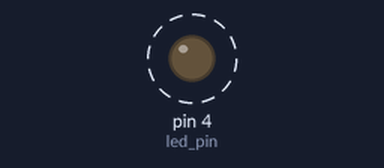
This program was run on a simulated MicroPython board. Shown: output pins drawn as LEDs (lit = HIGH). Dashed ring = blinking. What the program prints to the serial console is not drawn.

Above: at 0.5 s.
Timing chart, 0 to 4.6 s (numbered marks = the images above):
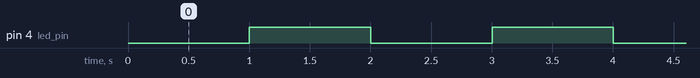

Measured:
- by itself, pin 4 (led_pin): alternates HIGH for 1.0 s and LOW for 1.0 s

The program:

main.py
```python
# (licence header left out)
from machine import Pin
import time

# Pin D4 (DIO4/SPI_MOSI)
LED_PIN_ID = "D4"


def main():
    print(" +--------------------------------------+")
    print(" | XBee MicroPython Blinking LED Sample |")
    print(" +--------------------------------------+\n")

    # Set up the LED pin object to manage the LED status. Configure the pin
    # as output and set its initial value to off (0).
    led_pin = Pin(LED_PIN_ID, Pin.OUT, value=0)

    # Start blinking the LED by toggling its value every second.
    while True:
        print("- Turn Off LED")
        led_pin.value(0)
        time.sleep(1)

        print("- Turn on LED")
        led_pin.value(1)
        time.sleep(1)


if __name__ == '__main__':
    main()
```
